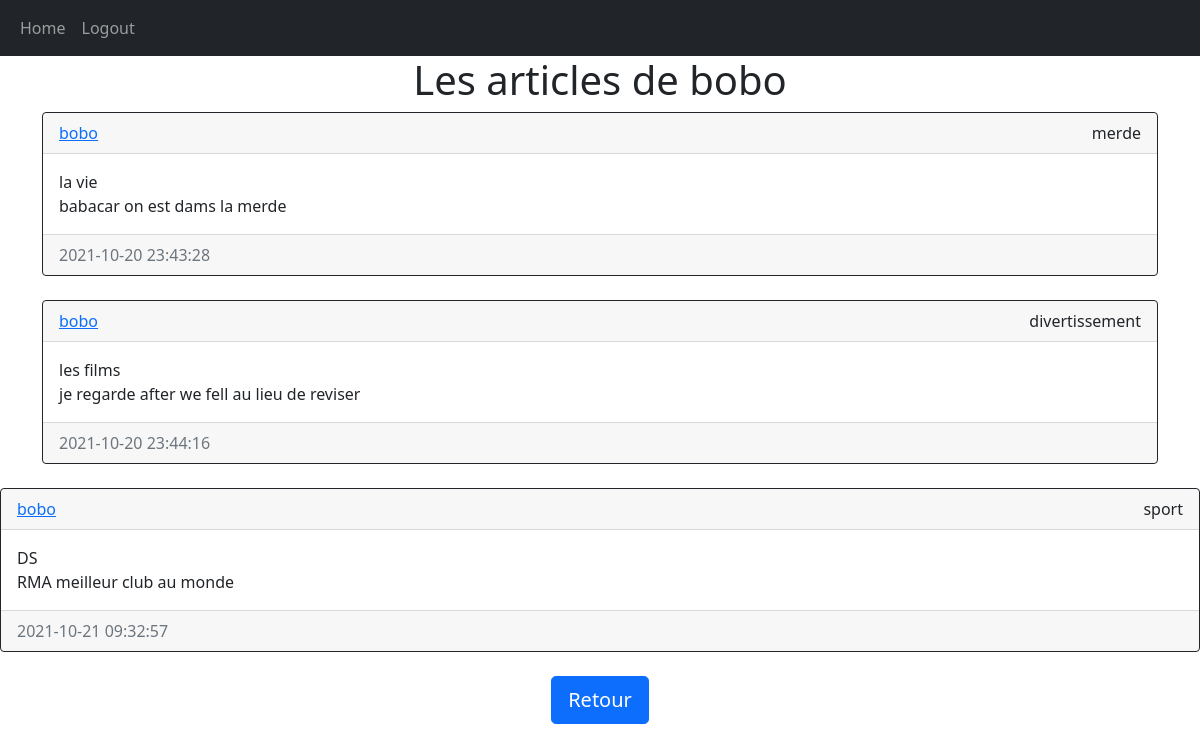
The page /articles/bobo (signed in) on the database its author committed.
### website/models.py (models this page shows)
class User(db.Model, UserMixin):
    id = db.Column(db.Integer, primary_key=True)
    email = db.Column(db.String(150), unique = True)
    username = db.Column(db.String(150), unique = True)
    password = db.Column(db.String(150))
    date_created = db.Column(db.DateTime(timezone=True), default = func.now())
    articles=db.relationship('Article', backref='user', passive_deletes=True)

class Article(db.Model):
    id = db.Column(db.Integer, primary_key=True)
    titre = db.Column(db.Text, nullable=False)
    categorie = db.Column(db.Text, nullable=False)
    text = db.Column(db.Text, nullable=False)
    date_created = db.Column(db.DateTime(timezone=True), default = func.now())
    author = db.Column(db.Integer, db.ForeignKey('user.id', ondelete='CASCADE'), nullable=False)

### website/views.py (the view)
@views.route("/articles/<username>")
@login_required
def articles(username):
    user = User.query.filter_by(username=username).first()
    if not user:
        flash("Cet utilisateur n existe pas", category='error')
        return redirect(url_for('views.home'))
    articles = Article.query.filter_by(author=user.id).all()
    return render_template("articles.html", user=current_user, articles=articles, username=username)

### website/__init__.py (called while the page is built)
def create_app():
    app = Flask(__name__)
    app.config['SECRET_KEY'] = "helloworld"
    app.config['SQLALCHEMY_DATABASE_URI'] = f'sqlite:///{DB_NAME}'
    db.init_app(app)
    from .views import views
    from .auth import auth
    app.register_blueprint(views, url_prefix="/")
    app.register_blueprint(auth, url_prefix="/")
    from .models import User, Article
    create_database(app)
    login_manager = LoginManager()
    login_manager.login_view = "auth.login"
    login_manager.init_app(app)
    @login_manager.user_loader
    def load_user(id):
        return User.query.get(int(id))
    return app

### website/templates/articles.html
{% extends "articles_div.html" %} {% block title %}Les articles de {{username}}{% endblock %}
{% block header %}
Les articles de {{username}}
{% endblock %}
{% block footer %}
<div align="center">
        <a href="/home"><button type="button" class="btn btn-primary btn-lg">Retour</button></a>
</div>
{% endblock %}

### website/templates/articles_div.html (shortened to what this page needs)
{% extends "base.html" %} {% block title %}Home{% endblock %}
{% block content %}
<h1 align="center">{% block header %}Articles{% endblock %}</h1>
<div id="articles">
    {% for article in articles %}
         <div class="card border-dark">
             <div class="card-header d-flex justify-content-between align-items-center">
                 <a href="/articles/{{article.user.username}}">{{article.user.username}}</a>
                 <div class="card-text">{{article.categorie}}</div>
             </div>
             <div class="card-body">
                 <div class="card-text">{{article.titre}}</div>
                 <div class="card-text">{{article.text}}</div>
             </div>
             <div class="card-footer text-muted">
                 <div>{{article.date_created}}</div>
             </div>
         </div>
        <br />
</div>
    {% endfor %}
    {% block footer %}{% endblock %}
{% endblock %}

### website/templates/base.html (shortened to what this page needs)
<!DOCTYPE html>
<html lang="en">
<head>
    <link href="https://cdn.jsdelivr.net/npm/bootstrap@5.1.3/dist/css/bootstrap.min.css"
    rel="stylesheet"
>
</head>
<body>
    <nav class="navbar navbar-expand-lg navbar-dark bg-dark">
      <div class="container-fluid">
        <div class="collapse navbar-collapse" id="navbar">
          <div class="navbar-nav">
          <a class="nav-item nav-link" href="/home">Home</a>
          {% if user.is_authenticated %}
          <a class="nav-item nav-link" href="/logout">Logout</a>
          {% else %}
          <a class="nav-item nav-link" href="/login">Login</a>
          <a class="nav-item nav-link" href="/sign-up">Sign Up</a>
          {% endif %}
          </div>
        </div>
      </div>
    </nav>
    <div class="container">{% block content %}{% endblock %}</div>
</body>
</html>

### rows shown on the page
User: username "bobo"
Article: user.username "bobo", categorie "merde", titre "la vie", text "babacar on est dams la merde", date_created "2021-10-20 23:43:28"
Article: user.username "bobo", categorie "divertissement", titre "les films", text "je regarde after we fell au lieu de reviser", date_created "2021-10-20 23:44:16"
Article: user.username "bobo", categorie "sport", titre "DS", text "RMA meilleur club au monde", date_created "2021-10-21 09:32:57"
